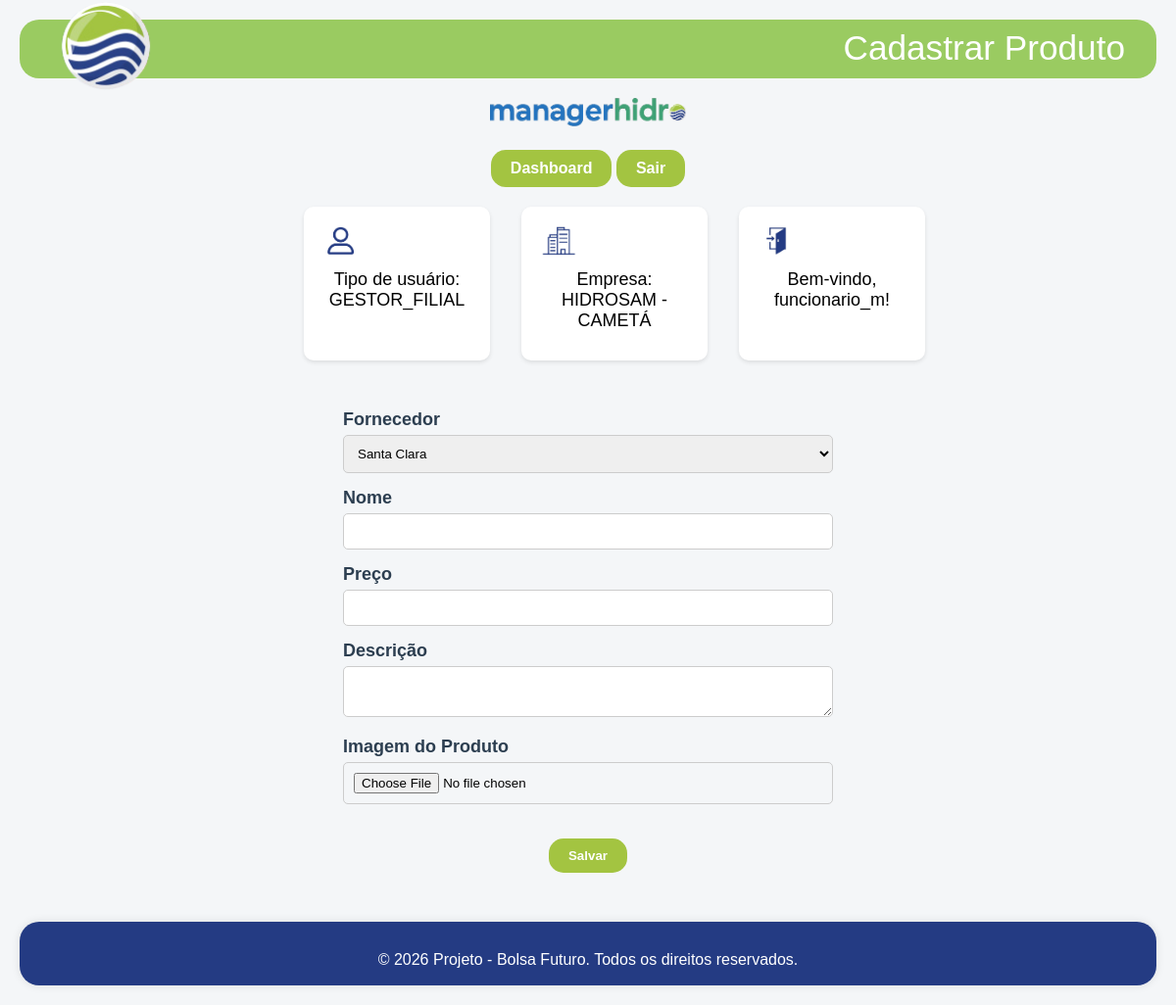
Screenshot of /produtos/produtos/novo/ (signed in) with the database file from the repository.
### usuarios/models.py (models this page shows, shortened)
class Usuario(AbstractUser):
    TIPOS_USUARIO = [
        ('GERENTE_MATRIZ', 'Gerente Matriz'),
        ('GERENTE_FILIAL', 'Gerente Filial'),
        ('GESTOR_MATRIZ', 'Gestor Matriz'),
        ('GESTOR_FILIAL', 'Gestor Filial'),
        ('FUNCIONARIO', 'Funcionário'),
    ]
    empresa = models.ForeignKey(Empresa, on_delete=models.CASCADE, null=True, blank=True)
    tipo_usuario = models.CharField(max_length=20, choices=TIPOS_USUARIO, null=True, blank=True)
    status_ativo = models.BooleanField(default=False)

### empresas/models.py (models this page shows, shortened)
class Empresa(models.Model):
    nome = models.CharField(max_length=150)
    endereco = models.CharField(max_length=255)
    email = models.EmailField()
    telefone = models.CharField(max_length=20)

### produtos/views.py (the view, shortened to what this page needs)
# urls.py: path('produtos/novo/', views.cadastrar_produto, name='cadastrar_produto'),
@login_required(login_url='/login/')
def cadastrar_produto(request, fornecedor_id=None):
    fornecedores = Fornecedor.objects.all()
    fornecedor = None
    if fornecedor_id:
        fornecedor = get_object_or_404(Fornecedor, id=fornecedor_id)
    return render(request, 'produtos/cadastro_produto.html', {
        'fornecedor': fornecedor,
        'fornecedores': fornecedores,
        'header_title': 'Cadastrar Produto',
    })

### produtos/templates/produtos/cadastro_produto.html (shortened to what this page needs)
{% extends 'base.html' %}
{% block content %}
  <form method="post" class="form-cadastro" enctype="multipart/form-data">
    <div class="form-fields">
      <p>
        <label for="fornecedor">Fornecedor</label>
        {% if fornecedor.nome == None %}
          <select name="fornecedor" id="fornecedor" required>
            {% for fornecedor in fornecedores %}
              <option value="{{ fornecedor.id }}"
                {% if produto.fornecedor.id == fornecedor.id %}selected{% endif %}>
                {{ fornecedor.nome }}
              </option>
            {% endfor %}
          </select>
        {% else %}
          <input type="hidden" name="fornecedor" id="fornecedor" value="{{ fornecedor.id }}">
          <span class="erro">{{ fornecedor.nome }}</span>
        {% endif %}
      </p>
      <p>
        <label for="nome">Nome</label>
        <input type="text" name="nome" id="nome" value="{{ produto.nome|default:'' }}" required>
      </p>
      <p>
        <label for="preco">Preço</label>
        <input type="number" step="0.01" name="preco" id="preco" value="{{ produto.preco|default:'' }}" required>
      </p>
      <p>
        <label for="descricao">Descrição</label>
        <textarea name="descricao" id="descricao">{{ produto.descricao|default:'' }}</textarea>
      </p>
      <p>
        <label for="imagem">Imagem do Produto</label>
        <input type="file" name="imagem" id="imagem" accept="image/*">
      </p>
    </div>
    <button type="submit" class="btn">Salvar</button>
  </form>
{% endblock %}

### templates/header.html (shortened to what this page needs)
{% load static %}
<header>
  <div class="header-content"></div>
    <div class="logo-container">
      <img src="{% static 'img/logo-hidro.png' %}" alt="Logo" class="logo-img">
    </div>
    {% if header_title %}
      <h1 class="header-title">{{ header_title }}</h1>
    {% endif %}
</header>
<nav class="center">
  <img src="{% static 'img/logo-sistema.png' %}" alt="Imagem centralizada" class="logo-sistema">
  {% if request.user.is_authenticated %}
    <div>
      {% if request.path != '/dashboard/' %}
      <a href="{% url 'dashboard' %}" class="btn">Dashboard</a>
      {% endif %}
      <a href="{% url 'logout' %}" class="btn">Sair</a>
    </div>
  </nav>
    <div class="row">
    <div class="card">
      <img src="{% static 'img/usuario.png' %}" alt="Logo" class="card-img">
      <p class="center">Tipo de usuário: {{ user.tipo_usuario }}</p>
    </div>
    <div class="card">
      <img src="{% static 'img/empresa.png' %}" alt="Logo" class="card-img">
      <p class="center">Empresa: {{ user.empresa.nome }}</p>
    </div>
    <div class="card">
      {% if request.user.is_authenticated %}
        <img src="{% static 'img/login.png' %}" alt="Logo" class="card-img">
        <p class="center">Bem-vindo, {{ request.user.username }}! </p>
      {% endif %}
    </div>
  </div>
  {% endif %}

### usuarios/static/css/style.css (style rules this page uses)
body { font-family: Arial, sans-serif; background-color: #f4f6f8; margin: 0; padding: 20px; }
h1, h2 { color: #2c3e50; text-align: center; }
p { font-size: 18px; margin: 10px 0; }
.center { text-align: center; }
header { position: relative; height: 60px; background-color: transparent; }
.header-content { background-color: #9acb61; height: 100%; width: 100%; position: relative; top: 0; left: 0; z-index: 1; border-radius: 20px; }
.logo-container { position: absolute; top: 50%; left: 2rem; transform: translateY(-50%); z-index: 2; }
.logo-img { height: 100px; width: auto; object-fit: contain; }
.header-title { position: absolute; right: 2rem; color: white; font-size: 2.2rem; font-weight: 20; z-index: 2; top: -25%; }
.card { background-color: #fff; border-radius: 10px; box-shadow: 0 2px 4px rgba(0, 0, 0, 0.1); padding: 20px; margin: 20px 0; max-width: 150px; }
.row { margin-left: 25%; display: flex; flex-wrap: wrap; gap: 2rem; }
.card-img { height: 30px; width: auto; object-fit: contain; }
.btn { display: inline-block; margin-top: 20px; padding: 10px 20px; background-color: #a3c441; color: white; text-decoration: none; border-radius: 15px; font-weight: bold; border: none; }
.form-login, .form-cadastro { top: 30px; display: flex; flex-direction: column; align-items: center; }
.form-fields { width: 100%; max-width: 500px; }
.form-fields p { margin-bottom: 15px; }
.form-fields label { display: block; margin-bottom: 5px; font-weight: bold; color: #2c3e50; }
.form-fields input, .form-fields select, .form-fields textarea { width: 100%; padding: 10px; border: 1px solid #ccc; border-radius: 5px; box-sizing: border-box; }
.logo-sistema { max-width: 200px; margin-top: 20px; }

### rows the page displays
Usuario: tipo_usuario "GESTOR_FILIAL", empresa.nome "HIDROSAM - CAMETÁ", user.username "funcionario_m"

### other values shown
{{ header_title }} "Cadastrar Produto"
form field fornecedor "Santa Clara"
